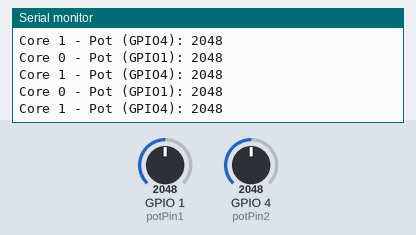
Bench run of a sketch on a simulated ESP32-S3. Parts: the last lines printed to the serial monitor. Inputs (shaded band) come from the test bench; at power-on: GPIO 1 (potPin1) = 2048, GPIO 4 (potPin2) = 2048.

Above: at 1.3 s.
1.4 s: GPIO 1 (potPin1) set to 2866
At 1.81 s:
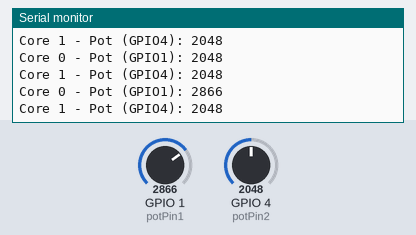
2.9 s: GPIO 4 (potPin2) set to 2866
At 3.31 s:
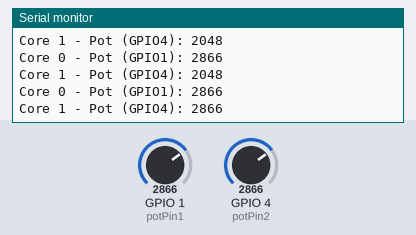
4.4 s: GPIO 1 (potPin1) set to 3603
At 4.81 s:
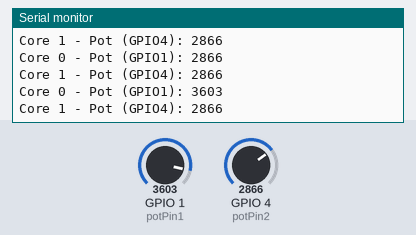
5.9 s: GPIO 4 (potPin2) set to 3603
At 6.31 s:
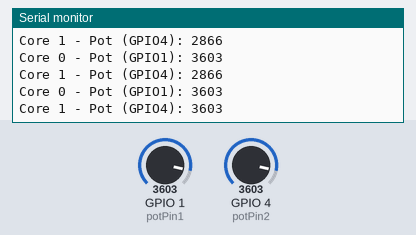
Timing chart, 0 to 8.4 s (numbered marks = the images above; inputs shaded):
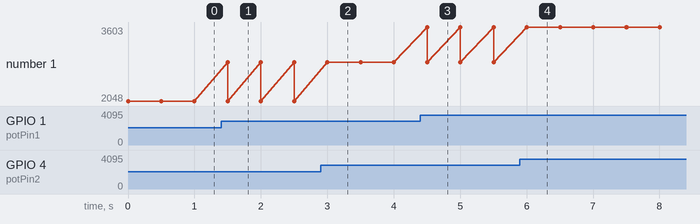

The sketch:

sketch.ino
```cpp
#include <Arduino.h>

// Pin assignments sesuai wiring di Wokwi:
const int potPin1 = 1;   // pot1 → GPIO1
const int potPin2 = 4;   // pot  → GPIO4

TaskHandle_t Task1;
TaskHandle_t Task2;

// Fungsi untuk Core 0: baca pot1 (GPIO1)
void readPot1(void *pvParameters) {
  while (1) {
    int value = analogRead(potPin1);
    Serial.printf("Core 0 - Pot (GPIO1): %d\n", value);
    delay(500);
  }
}

// Fungsi untuk Core 1: baca pot2 (GPIO4)
void readPot2(void *pvParameters) {
  while (1) {
    int value = analogRead(potPin2);
    Serial.printf("Core 1 - Pot (GPIO4): %d\n", value);
    delay(500);
  }
}

void setup() {
  Serial.begin(115200);
  pinMode(potPin1, INPUT);
  pinMode(potPin2, INPUT);

  xTaskCreatePinnedToCore(
    readPot1,
    "ReadPot1",
    2048,
    NULL,
    1,
    &Task1,
    0  // Core 0
  );

  xTaskCreatePinnedToCore(
    readPot2,
    "ReadPot2",
    2048,
    NULL,
    1,
    &Task2,
    1  // Core 1
  );
}

void loop() {
  // Tidak perlu isi — semua di-handle oleh task
}
```

Measured:
- after the input at 1.4 s, the serial monitor: prints a new line after 0.10 s (image 1)
- after the input at 2.9 s, the serial monitor: prints a new line after 0.10 s (image 2)
- after the input at 4.4 s, the serial monitor: prints a new line after 0.10 s (image 3)
- after the input at 5.9 s, the serial monitor: prints a new line after 0.10 s (image 4)
